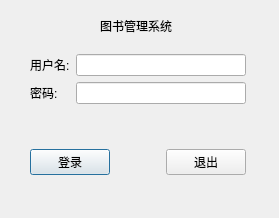
<?xml version="1.0" encoding="UTF-8"?>
<ui version="4.0">
 <class>LoginDialog</class>
 <widget class="QDialog" name="LoginDialog">
  <property name="geometry">
   <rect>
    <x>0</x>
    <y>0</y>
    <width>279</width>
    <height>218</height>
   </rect>
  </property>
  <property name="windowTitle">
   <string>Dialog</string>
  </property>
  <widget class="QLabel" name="labelName">
   <property name="geometry">
    <rect>
     <x>100</x>
     <y>10</y>
     <width>91</width>
     <height>31</height>
    </rect>
   </property>
   <property name="text">
    <string>图书管理系统</string>
   </property>
  </widget>
  <widget class="QWidget" name="">
   <property name="geometry">
    <rect>
     <x>30</x>
     <y>54</y>
     <width>216</width>
     <height>121</height>
    </rect>
   </property>
   <layout class="QVBoxLayout" name="verticalLayout">
    <item>
     <layout class="QFormLayout" name="formLayout">
      <item row="0" column="0">
       <widget class="QLabel" name="labelAccount">
        <property name="text">
         <string>用户名:</string>
        </property>
       </widget>
      </item>
      <item row="0" column="1">
       <widget class="QLineEdit" name="lineEditAccount"/>
      </item>
      <item row="1" column="0">
       <widget class="QLabel" name="labelPasswd">
        <property name="text">
         <string>密码:   </string>
        </property>
       </widget>
      </item>
      <item row="1" column="1">
       <widget class="QLineEdit" name="lineEditPasswd"/>
      </item>
     </layout>
    </item>
    <item>
     <layout class="QFormLayout" name="formLayout_2">
      <item row="0" column="0">
       <spacer name="verticalSpacer_2">
        <property name="orientation">
         <enum>Qt::Vertical</enum>
        </property>
        <property name="sizeHint" stdset="0">
         <size>
          <width>20</width>
          <height>40</height>
         </size>
        </property>
       </spacer>
      </item>
      <item row="0" column="1">
       <spacer name="verticalSpacer">
        <property name="orientation">
         <enum>Qt::Vertical</enum>
        </property>
        <property name="sizeHint" stdset="0">
         <size>
          <width>20</width>
          <height>40</height>
         </size>
        </property>
       </spacer>
      </item>
     </layout>
    </item>
    <item>
     <layout class="QGridLayout" name="gridLayout">
      <item row="0" column="0">
       <widget class="QPushButton" name="btnLogin">
        <property name="text">
         <string>登录</string>
        </property>
       </widget>
      </item>
      <item row="0" column="1">
       <spacer name="horizontalSpacer">
        <property name="orientation">
         <enum>Qt::Horizontal</enum>
        </property>
        <property name="sizeHint" stdset="0">
         <size>
          <width>40</width>
          <height>20</height>
         </size>
        </property>
       </spacer>
      </item>
      <item row="0" column="2">
       <widget class="QPushButton" name="btnQuit">
        <property name="text">
         <string>退出</string>
        </property>
       </widget>
      </item>
     </layout>
    </item>
   </layout>
  </widget>
 </widget>
 <resources/>
 <connections/>
</ui>
